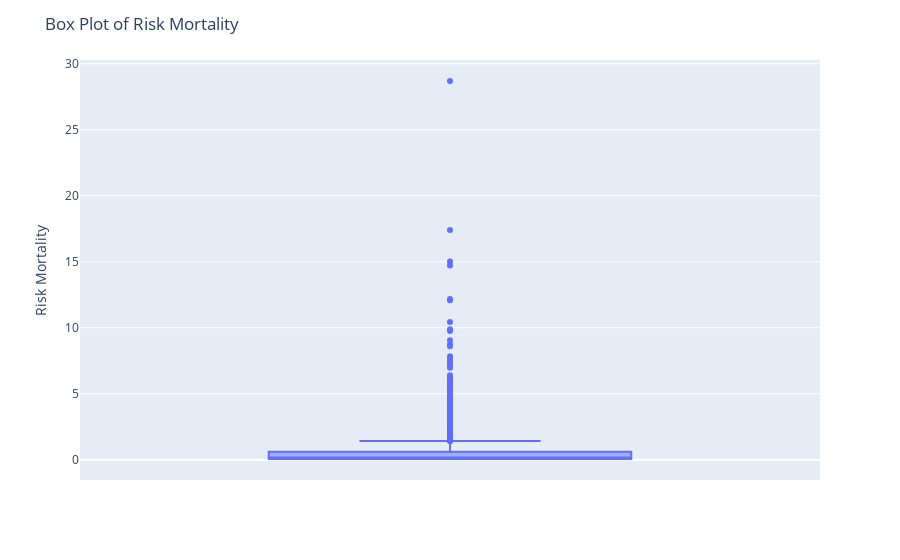

Notebook source saved alongside this figure:
### Code cell
fig = px.box(df, y='risk_mortality')
fig.update_layout(
    title="Box Plot of Risk Mortality", 
    yaxis_title="Risk Mortality" 
)
fig.show()

### Figure 1 — Plotly figure (JSON) as saved in the notebook; plotly's stock layout.template omitted (floating-point values rounded to 4 significant figures; data arrays with more than 128 entries replaced by an {"elided": "..."} marker saying what was removed)
{"data": [{"alignmentgroup": "True", "hovertemplate": "risk_mortality=%{y}<extra></extra>", "legendgroup": "", "marker": {"color": "#636efa"}, "name": "", "notched": false, "offsetgroup": "", "orientation": "v", "showlegend": false, "type": "box", "x0": " ", "xaxis": "x", "y": {"elided": "5789 float values"}, "y0": " ", "yaxis": "y"}], "layout": {"boxmode": "group", "legend": {"tracegroupgap": 0}, "margin": {"t": 60}, "title": {"text": "Box Plot of Risk Mortality"}, "xaxis": {"anchor": "y", "domain": [0, 1]}, "yaxis": {"anchor": "x", "domain": [0, 1], "title": {"text": "Risk Mortality"}}}}
